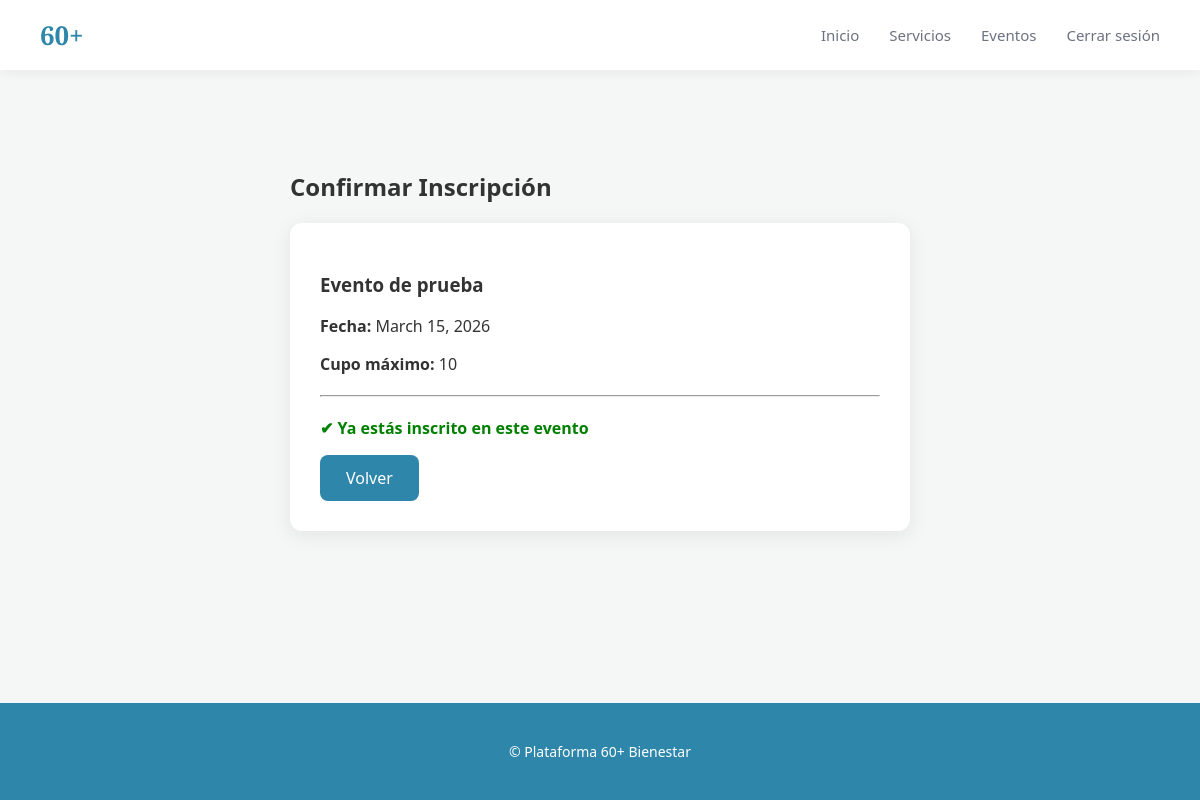
/inscribirse/1/ (signed in), run on the app's committed database.
### inicio/models.py (models this page shows, shortened)
class Evento(models.Model):
    nombre = models.CharField(max_length=200)
    descripcion = models.TextField()
    fecha = models.DateField()
    lugar = models.CharField(max_length=200)
    cupo_maximo = models.IntegerField()
    estado = models.CharField(
        max_length=20,
        choices=[
            ('proximo','Próximo'),
            ('realizado','Realizado')
        ]
    )

### inicio/views.py (the view, shortened to what this page needs)
# urls.py: path('inscribirse/<int:id>/', views.registro, name='inscribirse'),
@login_required
def registro(request, id):
    evento = get_object_or_404(Evento, id=id)
    ya_inscrito = Inscripcion.objects.filter(
        usuario=request.user,
        evento=evento
    ).exists()
    return render(request, 'inicio/registro_evento.html', {
        'evento': evento,
        'ya_inscrito': ya_inscrito
    })

### inicio/templates/inicio/registro_evento.html (shortened to what this page needs)
{% extends 'inicio/base.html' %}
{% block content %}
<div class="container" style="padding:40px; max-width:700px; margin:auto;">
    <h2>Confirmar Inscripción</h2>
    <div style="background:white; padding:30px; border-radius:12px; margin-top:20px; box-shadow:0 4px 20px rgba(0,0,0,0.08);">
        <h3>{{ evento.nombre }}</h3>
        <p><strong>Fecha:</strong> {{ evento.fecha }}</p>
        <p><strong>Cupo máximo:</strong> {{ evento.cupo_maximo }}</p>
        <hr style="margin:20px 0;">
        {% if ya_inscrito %}
            <p style="color:green; font-weight:bold;">
                ✔ Ya estás inscrito en este evento
            </p>
            <a href="{% url 'eventos' %}" class="btn">Volver</a>
        {% endif %}
    </div>
</div>
{% endblock %}

### inicio/static/inicio/css/style.css (style rules this page uses)
* { box-sizing:border-box; }
html,body { height:100%; margin:0; }
body { font-family:'Segoe UI',Roboto,Arial,sans-serif; background:#f5f7f6; color:#333; display:flex; flex-direction:column; min-height:100vh; }
.btn { display:inline-block; background:#2E86AB; color:white; padding:12px 26px; border-radius:8px; text-decoration:none; font-weight:500; transition:all .2s; }

### data on the page
Evento: nombre "Evento de prueba", fecha "March 15, 2026", cupo_maximo "10"
